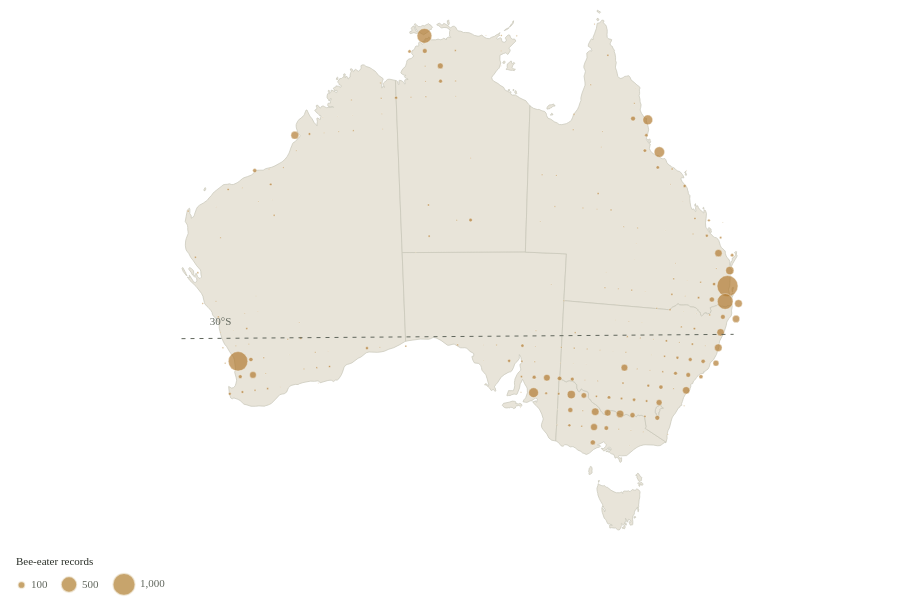

This figure's Vega-Lite source:
### Vega-Lite specification from a JSON file in a GitHub repository (floating-point values rounded to 4 significant figures; data arrays with more than 128 entries replaced by an {"elided": "..."} marker saying what was removed)
{"$schema": "https://vega.github.io/schema/vega-lite/v5.json", "width": 904, "height": 520, "padding": 8, "config": {"background": "transparent", "font": "Bricolage Grotesque", "view": {"stroke": null}, "axis": {"labelFont": "Bricolage Grotesque", "titleFont": "Bricolage Grotesque", "labelFontSize": 12, "titleFontSize": 12, "titleFontWeight": 500, "labelColor": "#60665c", "titleColor": "#292e27", "domain": false, "ticks": false, "gridColor": "#e0dccf", "gridOpacity": 0.75, "labelPadding": 8, "titlePadding": 14}, "legend": {"labelFont": "Bricolage Grotesque", "titleFont": "Bricolage Grotesque", "labelFontSize": 11, "titleFontSize": 11, "titleFontWeight": 500, "labelColor": "#60665c", "titleColor": "#292e27", "gradientThickness": 9, "gradientLength": 130, "padding": 8}, "title": {"font": "Bricolage Grotesque", "color": "#292e27", "fontSize": 15, "fontWeight": 500, "anchor": "start"}}, "description": "Proportional-symbol map of rainbow bee-eater records aggregated to rounded one-degree locations, selectable by season. Bubble area, not radius, represents count. The size scale stays fixed between seasons.", "params": [{"name": "season", "value": "Summer"}], "projection": {"type": "conicEqualArea", "parallels": [-18, -36], "rotate": [-134, 0, 0], "center": [0, -28]}, "layer": [{"data": {"values": [{"type": "Feature", "properties": {"name": "Western Australia", "code": "WA"}, "geometry": {"type": "MultiPolygon", "coordinates": {"elided": "5 rows, 876 float values in total"}}}, {"type": "Feature", "properties": {"name": "Northern Territory", "code": "NT"}, "geometry": {"type": "MultiPolygon", "coordinates": {"elided": "11 rows, 718 float values in total"}}}, {"type": "Feature", "properties": {"name": "South Australia", "code": "SA"}, "geometry": {"type": "MultiPolygon", "coordinates": {"elided": "2 rows, 390 float values in total"}}}, {"type": "Feature", "properties": {"name": "Queensland", "code": "QLD"}, "geometry": {"type": "MultiPolygon", "coordinates": {"elided": "15 rows, 862 float values in total"}}}, {"type": "Feature", "properties": {"name": "Tasmania", "code": "TAS"}, "geometry": {"type": "MultiPolygon", "coordinates": {"elided": "9 rows, 528 float values in total"}}}, {"type": "Feature", "properties": {"name": "Victoria", "code": "VIC"}, "geometry": {"type": "MultiPolygon", "coordinates": {"elided": "3 rows, 390 float values in total"}}}, {"type": "Feature", "properties": {"name": "Australian Capital Territory", "code": "ACT"}, "geometry": {"type": "Polygon", "coordinates": [[[149.4, -35.33], [149.4, -35.36], [149.3, -35.35], [149.2, -35.38], [149.1, -35.44], [149.1, -35.51], [149.1, -35.58], [149.1, -35.61], [149.1, -35.83], [149.1, -35.91], [148.9, -35.89], [148.9, -35.82], [148.9, -35.74], [148.9, -35.75], [148.8, -35.71], [148.8, -35.64], [148.8, -35.49], [148.8, -35.31], [149.1, -35.15], [149.2, -35.18], [149.2, -35.22], [149.3, -35.27], [149.4, -35.33]]]}}, {"type": "Feature", "properties": {"name": "New South Wales", "code": "NSW"}, "geometry": {"type": "Polygon", "coordinates": {"elided": "2 rows, 482 float values in total"}}}]}, "mark": {"type": "geoshape", "fill": "#e8e4d9", "stroke": "#c7c6b8", "strokeWidth": 0.7}}, {"data": {"values": {"elided": "1120 records"}}, "transform": [{"filter": "datum.season===season"}], "mark": {"type": "circle", "opacity": 0.68, "stroke": "#f8f5ec", "strokeWidth": 0.6}, "encoding": {"longitude": {"field": "longitude", "type": "quantitative"}, "latitude": {"field": "latitude", "type": "quantitative"}, "size": {"field": "count", "type": "quantitative", "scale": {"domain": [0, 1387], "range": [0, 700]}, "legend": {"title": "Bee-eater records", "orient": "bottom", "values": [100, 500, 1000], "symbolFillColor": "#ad7926"}}, "color": {"field": "season", "type": "nominal", "scale": {"domain": ["Summer", "Autumn", "Winter", "Spring"], "range": ["#b0782c", "#98523e", "#557784", "#58723e"]}, "legend": null}, "tooltip": [{"field": "season", "title": "Season"}, {"field": "count", "title": "Bee-eater records", "format": ","}, {"field": "latitude", "title": "Rounded latitude"}, {"field": "longitude", "title": "Rounded longitude"}]}}, {"data": {"values": [{"longitude": 112, "latitude": -30}, {"longitude": 154, "latitude": -30}]}, "mark": {"type": "line", "strokeDash": [4, 5], "color": "#60665c", "strokeWidth": 1}, "encoding": {"longitude": {"field": "longitude", "type": "quantitative"}, "latitude": {"field": "latitude", "type": "quantitative"}}}, {"data": {"values": [{"longitude": 115, "latitude": -30, "name": "30°S"}]}, "mark": {"type": "text", "dy": -10, "color": "#60665c", "fontSize": 11}, "encoding": {"longitude": {"field": "longitude", "type": "quantitative"}, "latitude": {"field": "latitude", "type": "quantitative"}, "text": {"field": "name"}}}]}
